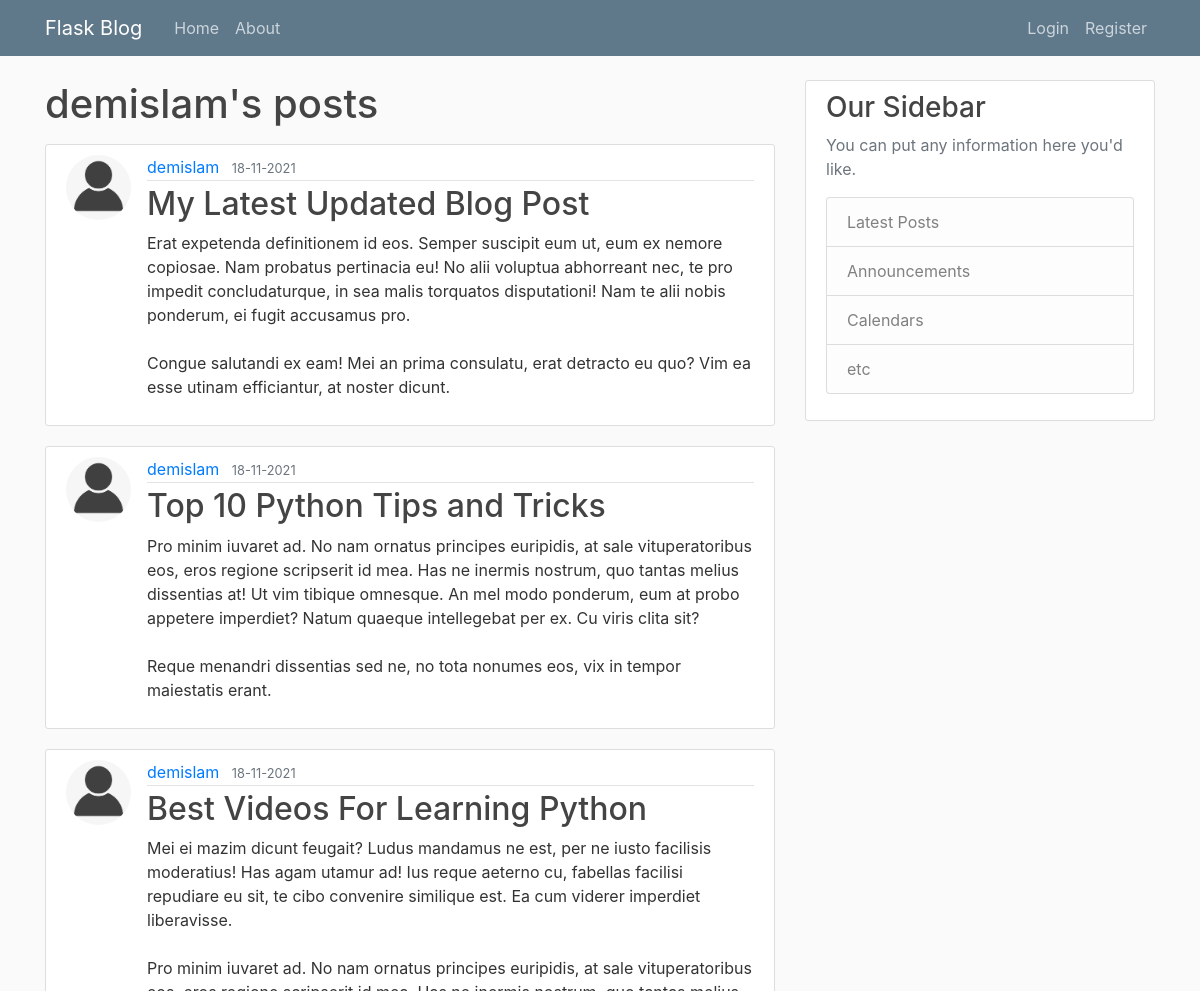
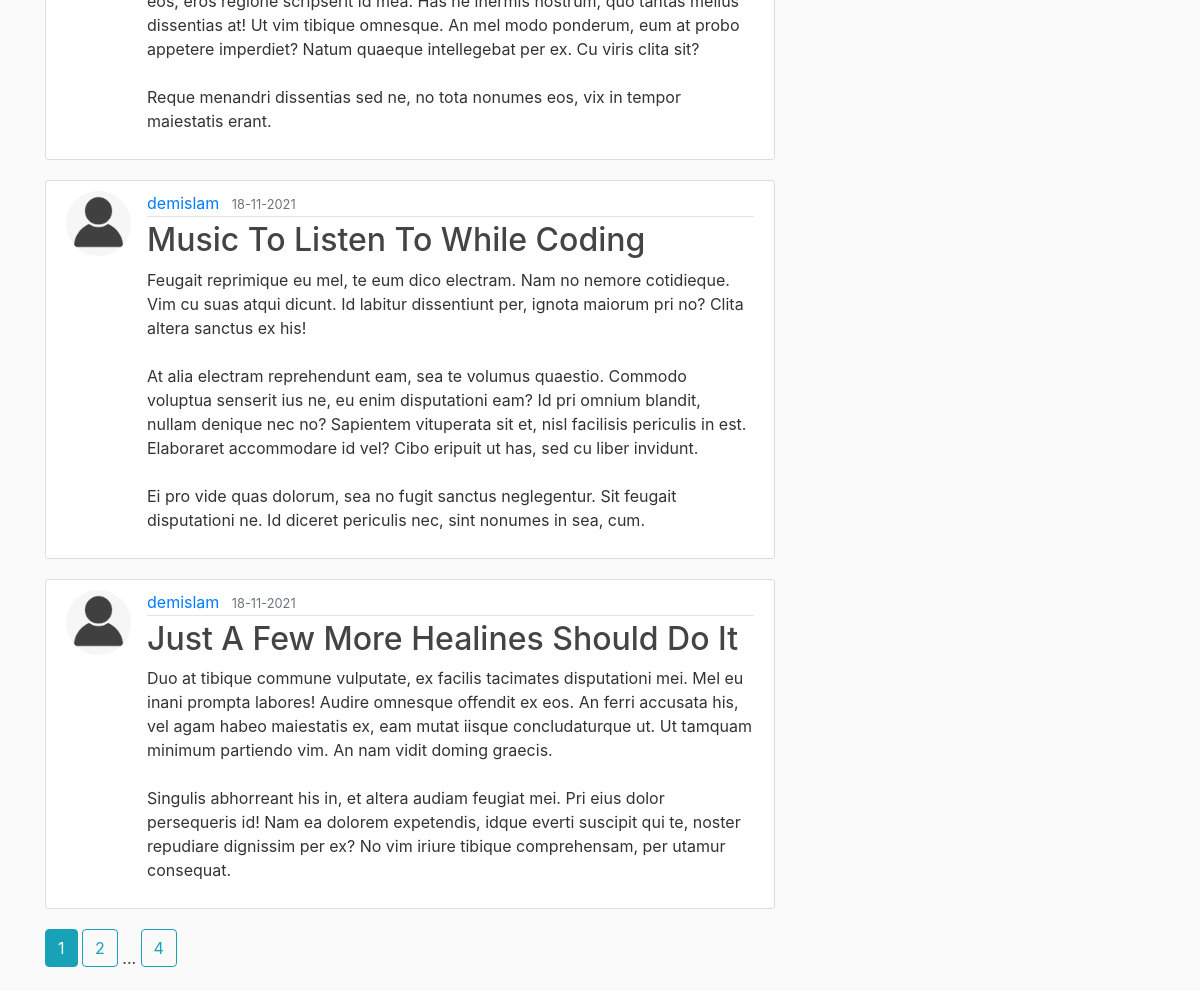
The app's page /user/demislam/posts with its own data (2 pictures, top to bottom).
### blog_webapp/models.py (models this page shows, shortened)
class User(db.Model, UserMixin):
    id = db.Column(db.Integer, primary_key=True)
    username = db.Column(db.String(20), unique=True, nullable=False)
    email = db.Column(db.String(120), unique=True, nullable=False)
    profile_image_file = db.Column(db.String(20), nullable=False,
                                   default='default_profile_image.png')
    password = db.Column(db.String(60), nullable=False)
    posts = db.relationship('Post', backref='author', lazy=True)

class Post(db.Model):
    id = db.Column(db.Integer, primary_key=True)
    title = db.Column(db.String(100), nullable=False)
    timestamp = db.Column(db.DateTime, nullable=False, default=datetime.utcnow)
    content = db.Column(db.Text, nullable=False)
    user_id = db.Column(db.Integer, db.ForeignKey('user.id'), nullable=False)

### blog_webapp/users/routes.py (the view)
@users.route('/user/<string:username>/posts', methods=['GET'])
def get_user_posts(username):
    curr_page_num = request.args.get('page_num', 1, type=int)
    user = User.query.filter_by(username=username).first_or_404()
    posts_paginated = Post.query\
        .filter_by(author=user)\
        .order_by(Post.timestamp.desc())\
        .paginate(page=curr_page_num, per_page=5)
    posts = [post for post in posts_paginated.items]
    all_page_nums = [page_num for page_num in posts_paginated.iter_pages(left_edge=1,
                                                                         left_current=1, right_current=2,
                                                                         right_edge=1)]
    return render_template('user_posts.html', posts=posts, curr_page_num=curr_page_num, all_page_nums=all_page_nums, user=user)

### blog_webapp/templates/user_posts.html
{% extends "layout.html" %}
{% block content %}
    <h1 class="mb-3">{{user.username}}'s posts</h1>
    {% for post in posts %}
    <article class="media content-section">
        <img class="rounded-circle article-img" src=" {{url_for('static', filename='profile_pics/'+post.author.profile_image_file) }}" alt="">
        <div class="media-body">
            <div class="article-metadata">
                <a class="mr-2" href="#">{{ post.author.username }}</a>
                <small class="text-muted">{{ post.timestamp.strftime('%d-%m-%Y') }}</small>
            </div>
            <h2><a class="article-title" href="{{ url_for('posts.get_post', post_id=post.id) }}">{{ post.title }}</a></h2>
            <p class="article-content">{{ post.content }}</p>
        </div>
    </article>
    {% endfor %}
    {% for page_num in all_page_nums %}
        {% if page_num %}
            {% if page_num == curr_page_num %}
                <a href="{{ url_for('users.get_user_posts', page_num=page_num, username=user.username) }}" class="btn btn-info mb-4">{{ page_num }}</a>
            {% else %}
                <a href="{{ url_for('users.get_user_posts', page_num=page_num, username=user.username) }}" class="btn btn-outline-info mb-4">{{ page_num }}</a>
            {% endif %}
        {% else %}
            ...
        {% endif %}
    {% endfor %}
{% endblock content %}

### blog_webapp/static/main.css (style rules this page uses)
body { background: #fafafa; color: #333333; margin-top: 5rem; }
h1, h2, h3, h4, h5, h6 { color: #444444; }
.content-section { background: #ffffff; padding: 10px 20px; border: 1px solid #dddddd; border-radius: 3px; margin-bottom: 20px; }
.article-title { color: #444444; }
.article-content { white-space: pre-line; }
.article-img { height: 65px; width: 65px; margin-right: 16px; }
.article-metadata { padding-bottom: 1px; margin-bottom: 4px; border-bottom: 1px solid #e3e3e3 }

### records on screen
User: username "demislam"
Post: profile_image_file (placeholder picture), author.username "demislam", timestamp "18-11-2021", title "My Latest Updated Blog Post", content "Erat expetenda definitionem id eos. Semper suscipit eum ut, eum ex nemore copiosae. Nam probatus pertinacia eu! No alii voluptua abhorreant nec, te pro impedit concludaturque, in sea malis torquatos disputationi! Nam te alii nobis ponderum, ei fugit accusamus pro. Congue salutandi ex eam! Mei an prima consulatu, erat detracto eu quo? Vim ea esse utinam efficiantur, at noster dicunt."
Post: profile_image_file (placeholder picture), author.username "demislam", timestamp "18-11-2021", title "Top 10 Python Tips and Tricks", content "Pro minim iuvaret ad. No nam ornatus principes euripidis, at sale vituperatoribus eos, eros regione scripserit id mea. Has ne inermis nostrum, quo tantas melius dissentias at! Ut vim tibique omnesque. An mel modo ponderum, eum at probo appetere imperdiet? Natum quaeque intellegebat per ex. Cu viris clita sit? Reque menandri dissentias sed ne, no tota nonumes eos, vix in tempor maiestatis erant."
Post: profile_image_file (placeholder picture), author.username "demislam", timestamp "18-11-2021", title "Best Videos For Learning Python", content "Mei ei mazim dicunt feugait? Ludus mandamus ne est, per ne iusto facilisis moderatius! Has agam utamur ad! Ius reque aeterno cu, fabellas facilisi repudiare eu sit, te cibo convenire similique est. Ea cum viderer imperdiet liberavisse. Pro minim iuvaret ad. No nam ornatus principes euripidis, at sale vituperatoribus eos, eros regione scripserit id mea. Has ne inermis nostrum, quo tantas melius dissentias at! Ut vim tibique omnesque. An mel modo ponderum, eum at probo appetere imperdiet? Natum quaeque intellegebat per ex. Cu viris clita sit? Reque menandri dissentias sed ne, no tota nonumes eos, vix in tempor maiestatis erant."
Post: profile_image_file (placeholder picture), author.username "demislam", timestamp "18-11-2021", title "Music To Listen To While Coding", content "Feugait reprimique eu mel, te eum dico electram. Nam no nemore cotidieque. Vim cu suas atqui dicunt. Id labitur dissentiunt per, ignota maiorum pri no? Clita altera sanctus ex his! At alia electram reprehendunt eam, sea te volumus quaestio. Commodo voluptua senserit ius ne, eu enim disputationi eam? Id pri omnium blandit, nullam denique nec no? Sapientem vituperata sit et, nisl facilisis periculis in est. Elaboraret accommodare id vel? Cibo eripuit ut has, sed cu liber invidunt. Ei pro vide quas dolorum, sea no fugit sanctus neglegentur. Sit feugait disputationi ne. Id diceret periculis nec, sint nonumes in sea, cum."
Post: profile_image_file (placeholder picture), author.username "demislam", timestamp "18-11-2021", title "Just A Few More Healines Should Do It", content "Duo at tibique commune vulputate, ex facilis tacimates disputationi mei. Mel eu inani prompta labores! Audire omnesque offendit ex eos. An ferri accusata his, vel agam habeo maiestatis ex, eam mutat iisque concludaturque ut. Ut tamquam minimum partiendo vim. An nam vidit doming graecis. Singulis abhorreant his in, et altera audiam feugiat mei. Pri eius dolor persequeris id! Nam ea dolorem expetendis, idque everti suscipit qui te, noster repudiare dignissim per ex? No vim iriure tibique comprehensam, per utamur consequat."

### other values on screen
{{ page_num }} "1"
{{ page_num }} "2" "4"
